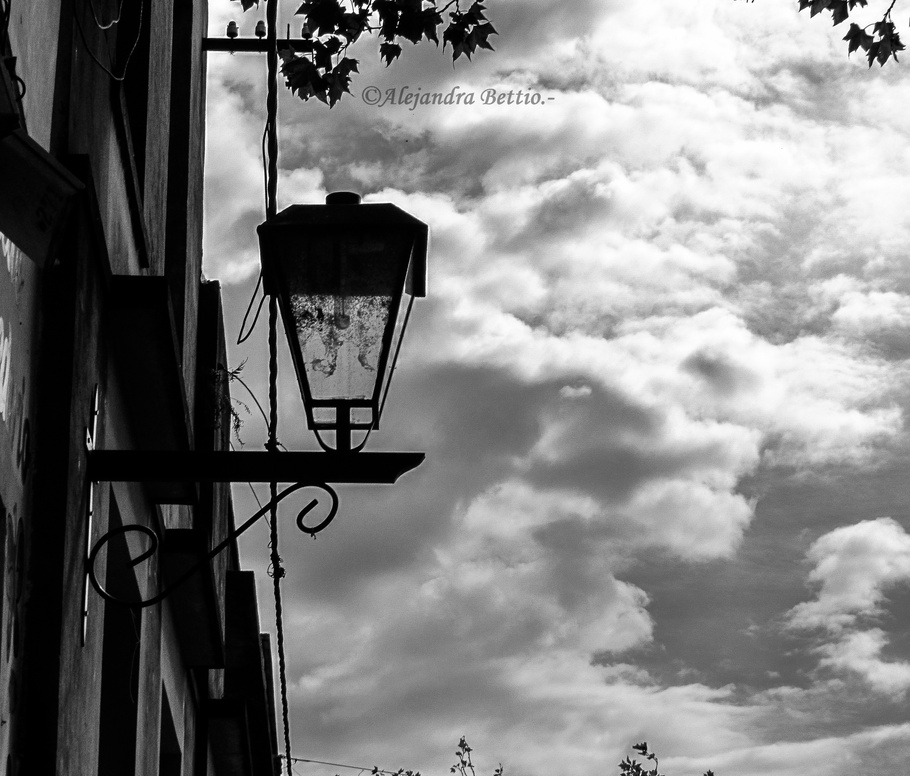
#> input picture TP2/imagen_portadora.jpg, 910 x 776 px, shrunk from 2421 x 2064 before the run, given in place of imagen_portadora.png, which was not available
$ python evolucion3.py
#> lines starting #> are read from the running program, lines starting #| are printed output that depends on the picture; pictures that were not available may be replaced by others from this repository, and a replacement may not be noted
import numpy as np
from PIL import Image
import matplotlib.pyplot as plt
from tqdm import tqdm

def imagen_a_bits(imagen):
    """Convierte imagen a cadena de bits (8 bits por píxel)"""
    datos = np.array(imagen).flatten()
    bits = ''.join([format(pixel, '08b') for pixel in datos])
    return bits, imagen.size

def bits_a_imagen(bits, size):
    """Reconstruye imagen desde cadena de bits"""
    pixels = [int(bits[i:i+8], 2) for i in range(0, len(bits), 8)]
    array = np.array(pixels, dtype=np.uint8).reshape(size[::-1])
    return Image.fromarray(array)

def calcular_capacidad_maxima(portadora_path):
    """Calcula y muestra la capacidad máxima de ocultación"""
    portadora = Image.open(portadora_path)
    width, height = portadora.size

    # Cálculo teórico
    total_coef = width * height
    coef_utilizables = (total_coef - 1) // 2  # -1 por DC, //2 por simetría
    max_bits = coef_utilizables * 2           # 2 bits por coeficiente (real+imag)
    max_pixels = max_bits // 8                # 8 bits por píxel

    # Considerando que necesitamos almacenar también el tamaño (4 bytes = 32 bits)
    max_pixels_util = (max_bits - 32) // 8

    print("\n=== CÁLCULO DE CAPACIDAD ===")
    print(f"Dimensión imagen portadora: {width} x {height} = {width*height} píxeles")
    print(f"Coeficientes TF2D totales: {total_coef}")
    print(f"Coeficientes utilizables (considerando simetría): {coef_utilizables}")
    print(f"Bits almacenables (2 por coeficiente): {max_bits} bits")
    print(f"Píxeles máximos ocultables (8 bits/píxel): {max_pixels}")
    print(f"Píxeles útiles (reservando 32 bits para tamaño): {max_pixels_util}")
    print(f"Tamaño máximo imagen oculta: {int(np.sqrt(max_pixels_util))} x {int(np.sqrt(max_pixels_util))} (aprox)")

    return max_pixels_util

def codificar_con_fourier(portadora_path, oculta_path, salida_path):
    """Oculta imagen en otra modificando signos de la TF2D"""
    # Calcular capacidad primero
    max_pixels = calcular_capacidad_maxima(portadora_path)
#> in calcular_capacidad_maxima, portadora is the input picture: PIL image 910x776 RGB; min 0, max 255, mean 126.2
#| Dimensión imagen portadora: 910 x 776 = 706160 píxeles
#| Coeficientes TF2D totales: 706160
#| Coeficientes utilizables (considerando simetría): 353079
#| Bits almacenables (2 por coeficiente): 706158 bits
#| Píxeles máximos ocultables (8 bits/píxel): 88269
#| Píxeles útiles (reservando 32 bits para tamaño): 88265
#| Tamaño máximo imagen oculta: 297 x 297 (aprox)
#> max_pixels = 88265

    # Cargar imágenes
    portadora = Image.open(portadora_path).convert('L')
#> portadora: PIL image 910x776 L
    oculta = Image.open(oculta_path).convert('L')
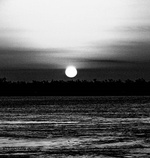
#> input picture TP2/imagen_oculta.jpg, 150 x 158 px, shrunk from 400 x 421 before the run, given in place of imagen_oculta.png, which was not available

    # Verificar tamaño
    oculta_pixels = oculta.size[0] * oculta.size[1]
#> oculta_pixels = 23700
    if oculta_pixels > max_pixels:
        raise ValueError(f"Imagen oculta demasiado grande. Máx: {max_pixels} píxeles ({int(np.sqrt(max_pixels))}x{int(np.sqrt(max_pixels))} aprox)")

    # Resto del código de codificación...
    # ... [el mismo código de codificación que antes]
    """
    Oculta imagen en otra modificando signos de la TF2D
    """
    # Cargar imágenes
    portadora = Image.open(portadora_path).convert('L')
    oculta = Image.open(oculta_path).convert('L')

    # Convertir imagen oculta a bits
    bits_ocultos, size_oculta = imagen_a_bits(oculta)
#> size_oculta = (150, 158)
    portadora_array = np.array(portadora, dtype=np.float32)

    # Calcular TF2D
    tf = np.fft.fft2(portadora_array)
    tf_shifted = np.fft.fftshift(tf)

    # Obtener dimensiones
    filas, cols = tf_shifted.shape
#> filas = 776; cols = 910
    total_coef = filas * cols
#> total_coef = 706160
    necesarios = len(bits_ocultos) // 2
#> necesarios = 94800

    if necesarios > total_coef:
        raise ValueError(f"Imagen oculta demasiado grande. Máx: {total_coef*2//8} bytes")

    # Codificar bits en los coeficientes
    bit_idx = 0
    for f in tqdm(range(filas), desc="Codificando"):
        for c in range(cols):
            if bit_idx >= len(bits_ocultos):
                break

            coef = tf_shifted[f, c]
            real = np.abs(coef.real)
            imag = np.abs(coef.imag)

            # Modificar signos según bits
            if bit_idx < len(bits_ocultos):
                real = real if bits_ocultos[bit_idx] == '0' else -real
                bit_idx += 1
            if bit_idx < len(bits_ocultos):
                imag = imag if bits_ocultos[bit_idx] == '0' else -imag
                bit_idx += 1

            tf_shifted[f, c] = complex(real, imag)
#> after the loop, bit_idx = 189600

    # Transformada inversa
    tf_modificada = np.fft.ifftshift(tf_shifted)
    imagen_estego = np.fft.ifft2(tf_modificada)
    imagen_estego = np.clip(np.real(imagen_estego), 0, 255).astype(np.uint8)

    # Guardar y mostrar resultados
    Image.fromarray(imagen_estego).save(salida_path)

    plt.figure(figsize=(12, 6))
    plt.subplot(1, 3, 1)
    plt.imshow(portadora, cmap='gray')
    plt.title('Portadora Original')
    plt.axis('off')

    plt.subplot(1, 3, 2)
    plt.imshow(oculta, cmap='gray')
    plt.title('Imagen Oculta')
    plt.axis('off')

    plt.subplot(1, 3, 3)
    plt.imshow(imagen_estego, cmap='gray')
    plt.title('Imagen Estego')
    plt.axis('off')
    plt.tight_layout()
    plt.show()
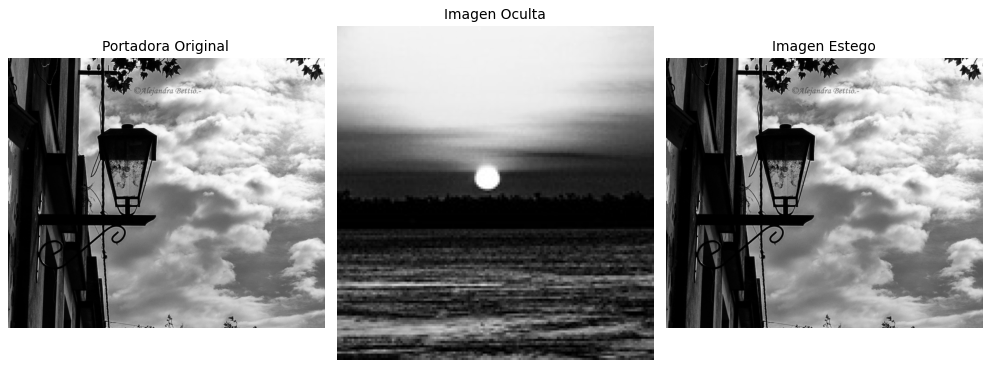
#> figure drawn by matplotlib, 3 panels

    return size_oculta

def decodificar_con_fourier(estego_path, size_oculta):
    """Recupera imagen oculta leyendo signos de coeficientes TF2D"""
    estego = Image.open(estego_path).convert('L')
    estego_array = np.array(estego, dtype=np.float32)

    # Calcular TF2D
    tf = np.fft.fft2(estego_array)
    tf_shifted = np.fft.fftshift(tf)

    # Obtener dimensiones
    filas, cols = tf_shifted.shape
    cantidad_bits = size_oculta[0] * size_oculta[1] * 8
    bits = []

    # Decodificar bits desde los coeficientes
    for f in tqdm(range(filas), desc="Decodificando"):
        for c in range(cols):
            if len(bits) >= cantidad_bits:
                break

            coef = tf_shifted[f, c]
            bits.append('1' if coef.real < 0 else '0')
            if len(bits) < cantidad_bits:
                bits.append('1' if coef.imag < 0 else '0')

    # Reconstruir imagen
    bits = ''.join(bits[:cantidad_bits])
    return bits_a_imagen(bits, size_oculta)

# --- BLOQUE PRINCIPAL ---
if __name__ == "__main__":
    imagen_portadora = "imagen_portadora.png"
    imagen_oculta = "imagen_oculta.png"
    imagen_estego = "imagen_estego_fourier.png"

    try:
        print("=== Codificación ===")
        size_oculta = codificar_con_fourier(imagen_portadora, imagen_oculta, imagen_estego)
#> size_oculta = (150, 158)

        print("\n=== Decodificación ===")
        imagen_recuperada = decodificar_con_fourier(imagen_estego, size_oculta)
#> in decodificar_con_fourier, `cantidad_bits = size_oculta[0] * size_oculta[1] * 8`: cantidad_bits = 189600
#> after the loop in decodificar_con_fourier, `for f in tqdm(range(filas), desc="Decodificando"):`: bits = 189600 items
#> in bits_a_imagen, `array = np.array(pixels, dtype=np.uint8).reshape(size[::-1])`:
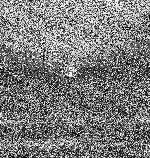
#> array: shape (158, 150); min 0, max 255, mean 123.3

        # Mostrar resultados
        plt.figure(figsize=(12, 6))
        plt.subplot(1, 2, 1)
        plt.imshow(Image.open(imagen_oculta), cmap='gray')
        plt.title("Imagen Oculta Original")
        plt.axis('off')

        plt.subplot(1, 2, 2)
        plt.imshow(imagen_recuperada, cmap='gray')
        plt.title("Imagen Recuperada")
        plt.axis('off')
        plt.tight_layout()
        plt.show()
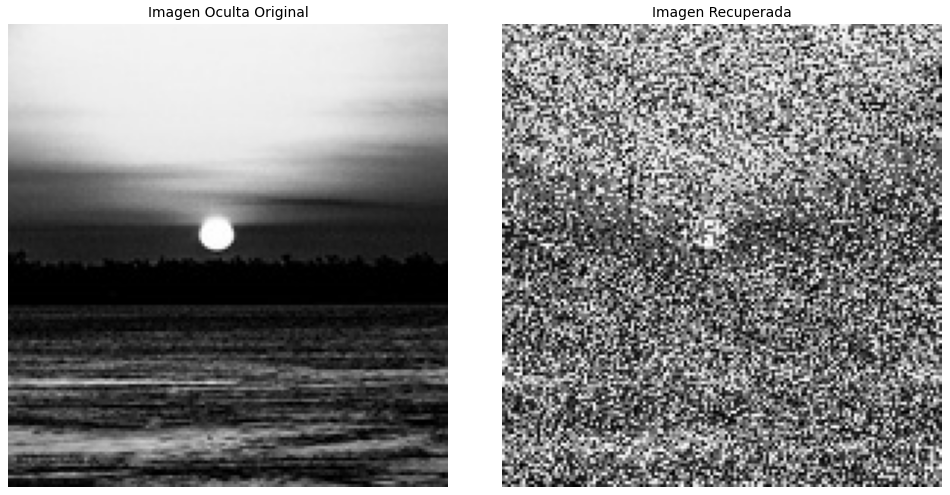
#> figure drawn by matplotlib, 2 panels

    except Exception as e:
        print(f"Error: {str(e)}")
